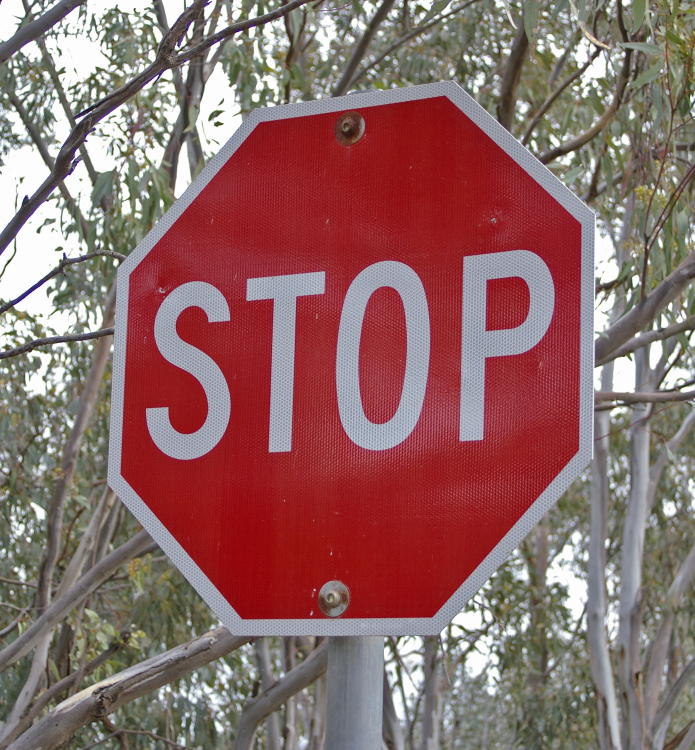
#> input picture 9. Computer Vision and Machine Learning_Lesson 1 Computer Vision and Classification/images/stop_sign.jpg, 1389 x 1500 px (shown at 1/2 size)
$ jupyter execute '3. Pre-processing Examples.ipynb'   (shell and % lines are left out)
#> lines starting #> are read from the running program, lines starting #| are printed output that depends on the picture; long printed decimals are rounded
# Cropping and Resizing

### Import resources

[cell 1]
import matplotlib.pyplot as plt
import matplotlib.image as mpimg

import numpy as np
import cv2

### Read in the first image of a stop sign

[cell 2]
# Read in the image
stop1 = mpimg.imread('images/stop_sign.jpg')
#> stop1 is the input picture: shape (1500, 1389, 3); mean R, G, B 141.2, 105.4, 103.4

print('Image shape: ', stop1.shape)
#| Image shape:  (1500, 1389, 3)
plt.imshow(stop1)

### Read in the second image

[cell 3]
# Read in the image
stop2 = mpimg.imread('images/stop_sign2.jpg')
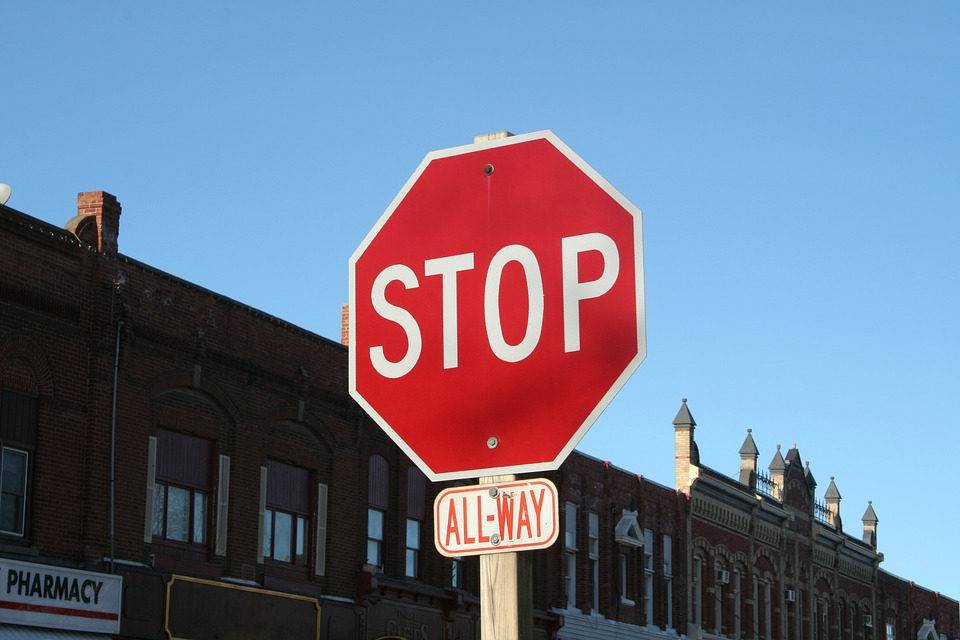
#> input picture 9. Computer Vision and Machine Learning_Lesson 1 Computer Vision and Classification/images/stop_sign2.jpg, 960 x 640 px
#> stop2 is the input picture: shape (640, 960, 3); mean R, G, B 109.1, 119.6, 142.7

print('Image shape: ', stop2.shape)
#| Image shape:  (640, 960, 3)
plt.imshow(stop2)

## Crop this image so that it resembles the first image

[cell 4]
# To crop and image, you can use image slicing
# which is just slicing off a portion of the image array

# Make a copy of the image to manipulate
image_crop = np.copy(stop2)

# Define how many pixels to slice off the sides of the original image
row_crop = 90
col_crop = 250

# Using image slicing, subtract the row_crop from top/bottom and col_crop from left/right
# [heigth, width, dimension(RGB)]
image_crop = stop2[row_crop:-row_crop, col_crop:-col_crop, :]
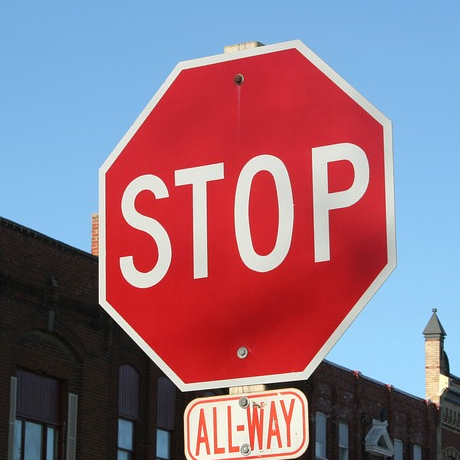
#> image_crop: shape (460, 460, 3); mean R, G, B 144.1, 114, 130.7

plt.imshow(image_crop)

## Resize the cropped image to be the same as the first

Recall that the shape of the first image is `(1500, 1389, 3)`.

[cell 5]
# Use OpenCV's resize function
standardized_im = cv2.resize(image_crop, (1389, 1500))
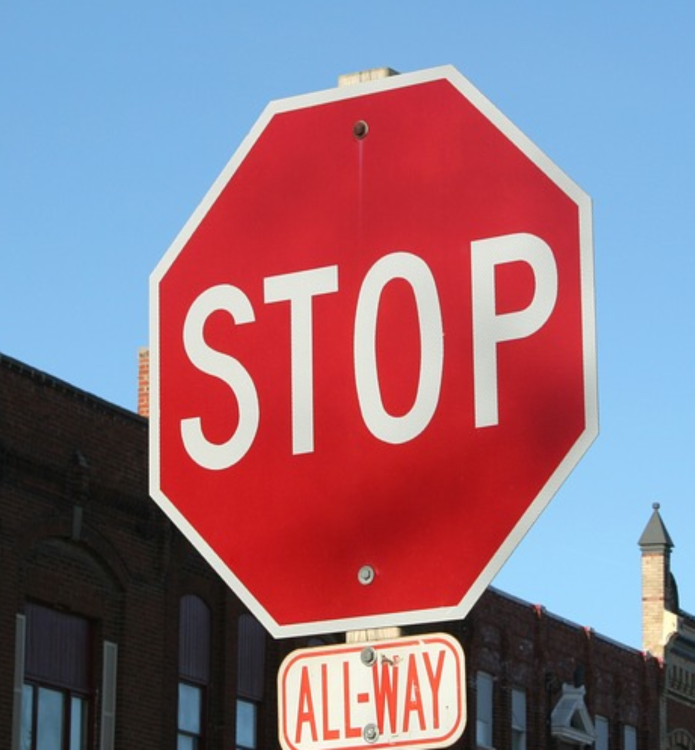
#> standardized_im: shape (1500, 1389, 3) (shown at 1/2 size); mean R, G, B 144, 114, 130.6

print('Image shape: ', standardized_im.shape)
#| Image shape:  (1500, 1389, 3)

# Plot the two images side by side
f, (ax1, ax2) = plt.subplots(1, 2, figsize=(20,10))
ax1.set_title('Stop sign 1')
ax1.imshow(stop1)
ax2.set_title('Standardized stop sign 2')
ax2.imshow(standardized_im)
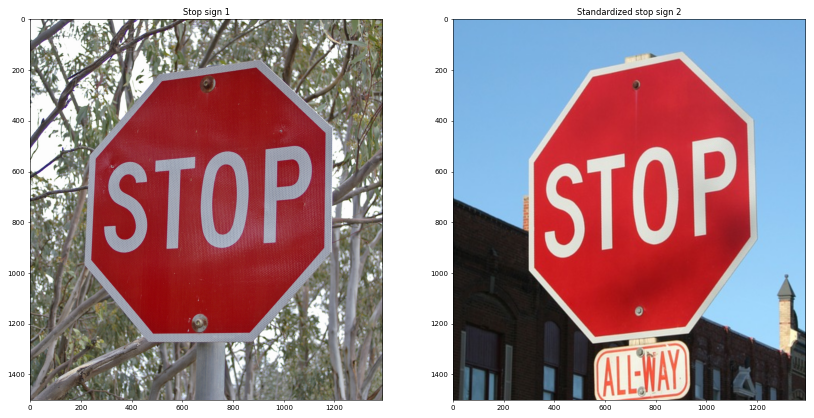
#> figure drawn by matplotlib, 2 panels

## Compare these images

Now you should be able to compare these images pixel by pixel!
We'll add up the red channel values in each image, and they should be fairly close, which means we can use this similarity to characterize these images.

For comparison, we'll also show what happens when you perform this comparison using the orginal `stop_sign2.jpg`.

[cell 6]
# Sum all the red channel values and compare
red_sum1 = np.sum(stop1[:,:,0])
#> red_sum1 = 294214944
red_sum2 = np.sum(standardized_im[:,:,0])
#> red_sum2 = 300031057

print('Sum of all red pixel values in the first stop sign image: ', red_sum1)
#| Sum of all red pixel values in the first stop sign image:  294214944
print('Sum of red pixel values in the second, standardized image: ', red_sum2)
#| Sum of red pixel values in the second, standardized image:  300031057

red_sum_orig = np.sum(stop2[:,:,0])
#> red_sum_orig = 67000779

print('\nFor comparison, the sum of red pixels in the non-standardized image: ', red_sum_orig)
#| For comparison, the sum of red pixels in the non-standardized image:  67000779

[cell 7]
## Note: you have been given two other images:
# `yield.jpg` and `walk.jpg`
# You can look at these images and see what kind of RGB values might distinguish them

[cell 8]
# Read in the image
yieldSign = mpimg.imread('images/yield.jpg')
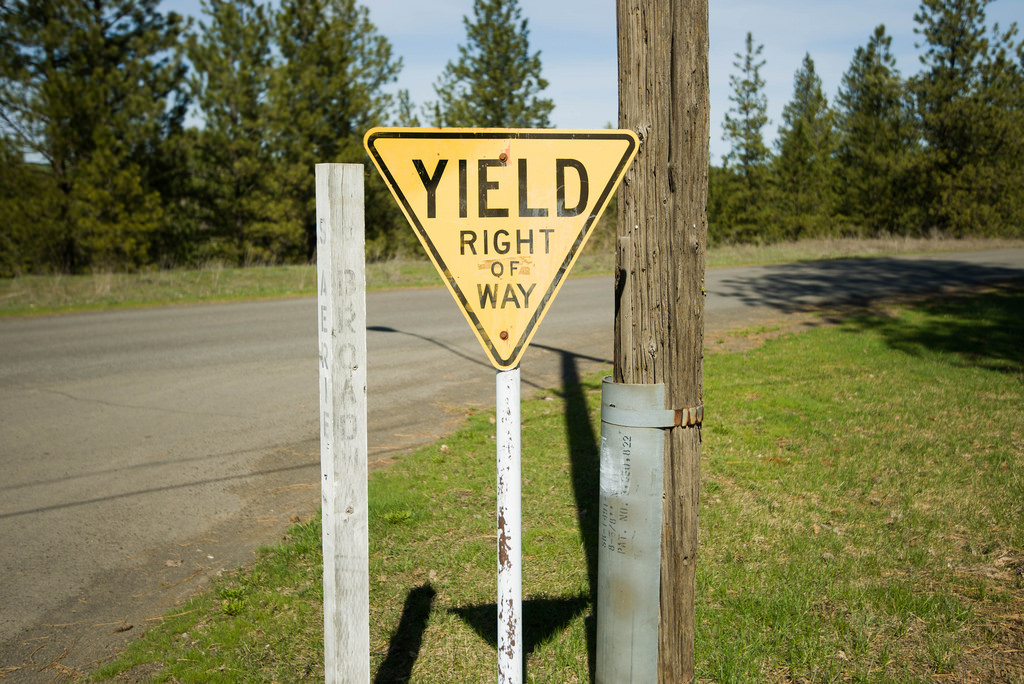
#> input picture 9. Computer Vision and Machine Learning_Lesson 1 Computer Vision and Classification/images/yield.jpg, 1024 x 684 px
#> yieldSign is the input picture: shape (684, 1024, 3); mean R, G, B 122.5, 120.9, 83.9

print('Image shape: ', stop1.shape)
#| Image shape:  (1500, 1389, 3)
plt.imshow(stop1)

[cell 9]
# Read in the image
walk = mpimg.imread('images/walk.jpg')
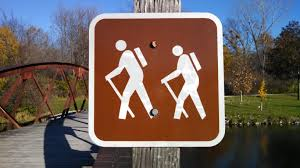
#> input picture 9. Computer Vision and Machine Learning_Lesson 1 Computer Vision and Classification/images/walk.jpg, 300 x 168 px
#> walk is the input picture: shape (168, 300, 3); mean R, G, B 109.2, 94.1, 89.2

print('Image shape: ', stop2.shape)
#| Image shape:  (640, 960, 3)
plt.imshow(stop2)

[cell 10]
# To crop and image, you can use image slicing
# which is just slicing off a portion of the image array

# Make a copy of the image to manipulate
image_crop1 = np.copy(yieldSign)

# Define how many pixels to slice off the sides of the original image
row_crop_up = 120
row_crop_down = 300
col_crop_left = 350
col_crop_right = 380

# Using image slicing, subtract the row_crop from top/bottom and col_crop from left/right
# [heigth, width, dimension(RGB)]
image_crop1 = image_crop1[row_crop_up:-row_crop_down, col_crop_left:-col_crop_right, :]
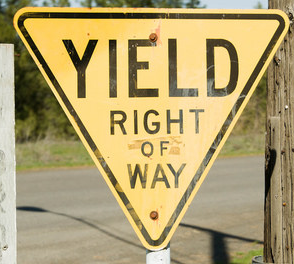
#> image_crop1: shape (264, 294, 3); mean R, G, B 177.7, 161, 111.7

print(image_crop.shape)
#| (460, 460, 3)

plt.imshow(image_crop1)

[cell 11]
# To crop and image, you can use image slicing
# which is just slicing off a portion of the image array

# Make a copy of the image to manipulate
image_crop2 = np.copy(walk)

# Define how many pixels to slice off the sides of the original image
row_crop_up = 10
row_crop_down = 20
col_crop_left = 85
col_crop_right = 75

# Using image slicing, subtract the row_crop from top/bottom and col_crop from left/right
# [heigth, width, dimension(RGB)]
image_crop2 = image_crop2[row_crop_up:-row_crop_down, col_crop_left:-col_crop_right, :]
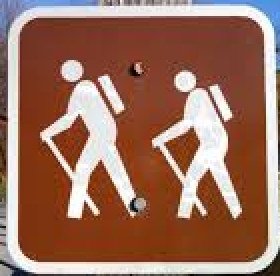
#> image_crop2: shape (138, 140, 3) (shown 2 times larger); mean R, G, B 156.1, 112.6, 95

plt.imshow(image_crop2)

[cell 12]
# Use OpenCV's resize function
standardized_im = cv2.resize(image_crop2, (264, 294))
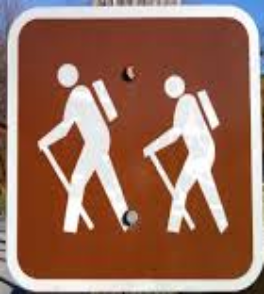
#> standardized_im: shape (294, 264, 3); mean R, G, B 156, 112.5, 94.9

print('Image shape: ', standardized_im.shape)
#| Image shape:  (294, 264, 3)

# Plot the two images side by side
f, (ax1, ax2) = plt.subplots(1, 2, figsize=(20,10))
ax1.set_title('Yeld Sign')
ax1.imshow(image_crop1)
ax2.set_title('Standardized walk sign')
ax2.imshow(standardized_im)

[cell 13]
# Sum all the Red channel values and compare
red_sum1 = np.sum(image_crop1[:,:,0])
#> red_sum1 = 13789019
red_sum2 = np.sum(standardized_im[:,:,0])
#> red_sum2 = 12109576

print('Sum of all red pixel values in the first stop sign image (/10^6): ', red_sum1/10**6)
#| Sum of all red pixel values in the first stop sign image (/10^6):  13.789
print('Sum of red pixel values in the second, standardized image (/10^6): ', red_sum2/10**6)
#| Sum of red pixel values in the second, standardized image (/10^6):  12.110

red_sum_orig = np.sum(image_crop2[:,:,0])
#> red_sum_orig = 3015964

print('\nFor comparison, the sum of red pixels in the non-standardized image (/10^6): ', red_sum_orig/10**6)
#| For comparison, the sum of red pixels in the non-standardized image (/10^6):  3.016
